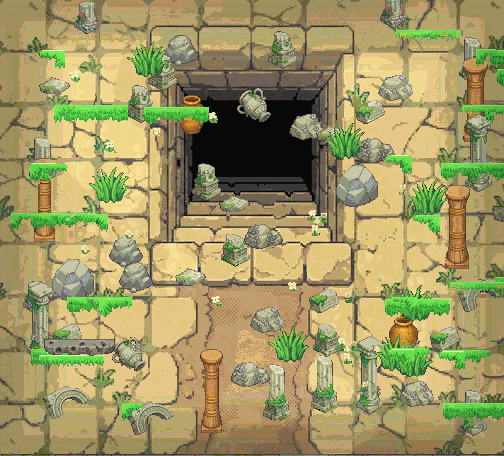

Tiled map render using the project's own tile images. Description and the whole map definition, tile-layer contents included, below:
An orthogonal 21x19 tile map with 24x24 px tiles, 1 tile layer (entree_ruines).

<map version="1.10" tiledversion="1.10.2" orientation="orthogonal" renderorder="right-down" width="21" height="19" tilewidth="24" tileheight="24" infinite="0" nextlayerid="2" nextobjectid="1">
 <properties>
  <property name="zone" value="entree_ruines" />
  <property name="frames" type="int" value="24" />
  <property name="frame_ms" type="int" value="110" />
  <property name="tuiles_animees" type="int" value="55" />
 </properties>
 <tileset firstgid="1" source="entree_ruines_tuiles.tsx" />
 <layer id="1" name="entree_ruines" width="21" height="19">
  <data encoding="csv">
1,2,3,4,5,6,7,8,9,10,11,12,13,14,15,16,17,18,19,20,21,
22,23,24,25,26,660,661,39,40,41,42,43,44,45,46,47,48,49,50,51,52,
53,54,55,662,61,663,664,665,80,81,82,83,84,85,86,87,88,89,90,91,92,
93,94,666,667,105,106,107,108,109,110,111,112,113,114,115,116,117,118,119,120,121,
122,123,124,125,126,127,128,129,668,669,141,142,143,144,145,146,147,148,149,150,151,
152,153,154,155,670,162,671,168,169,170,171,172,173,672,673,674,191,192,193,194,195,
196,197,198,199,675,208,209,210,211,212,212,212,213,214,215,216,217,218,219,220,221,
222,223,224,676,677,678,242,243,244,245,246,247,248,249,250,251,679,680,681,269,270,
271,272,273,274,275,276,277,278,279,280,281,282,682,683,297,298,684,685,686,317,318,
319,320,321,322,323,687,331,332,333,334,335,336,688,689,349,350,351,352,353,354,355,
356,357,358,690,366,367,368,369,370,371,372,373,374,375,376,377,378,379,380,381,382,
383,384,385,386,387,388,389,390,391,392,393,394,691,402,403,404,692,693,413,414,415,
416,417,418,419,420,421,422,423,694,695,437,438,439,440,696,448,697,698,699,462,463,
464,465,466,467,468,469,470,471,472,473,474,700,701,490,491,492,702,497,498,499,500,
501,502,503,504,505,506,507,508,509,510,511,703,704,526,705,706,707,708,709,560,561,
562,563,564,565,566,567,568,569,570,571,572,573,574,575,576,710,711,712,713,591,592,
593,594,595,596,597,598,599,600,601,602,603,604,605,606,607,714,613,614,615,616,617,
618,619,620,621,622,623,624,625,626,627,628,629,630,631,632,633,634,635,636,637,638,
639,640,641,642,643,644,645,646,647,648,649,650,651,652,653,654,655,656,657,658,659
</data>
 </layer>
</map>
